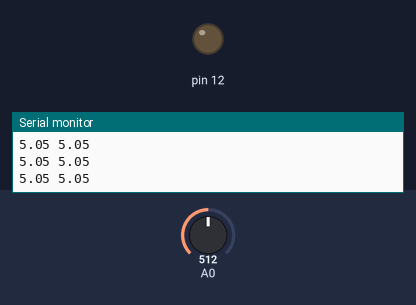
The sketch below on a simulated Arduino Uno, built with avr-gcc and run on an emulated ATmega328P. Parts: output pins drawn as LEDs (lit = HIGH), the last lines printed to the serial monitor. Dashed ring = blinking. The inputs (shaded band) are chosen by the test bench; at power-on: A0 = 512.

Above: at 1.2 s.
1.3 s: A0 set to 716
At 1.83 s:
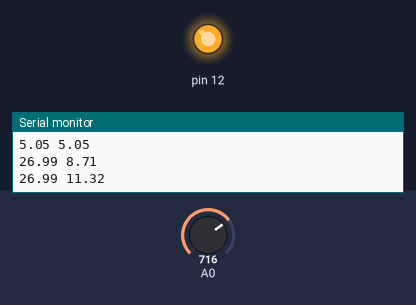
4.3 s: A0 set to 511
At 4.57 s:
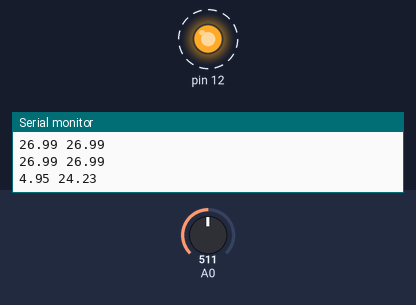
5.9 s: A0 set to 1023
At 8.6 s:
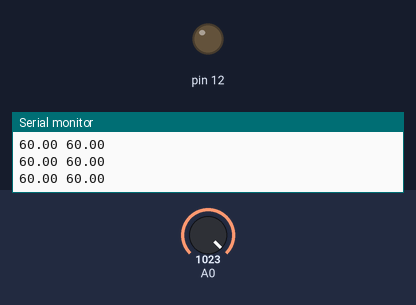
8.9 s: A0 set to 917
11.9 s: A0 set to 890
At 13.5 s:
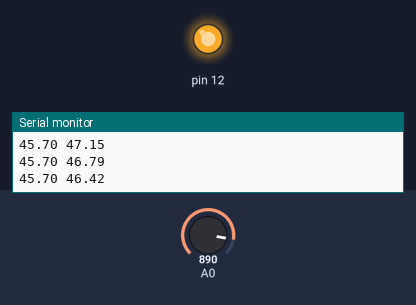
14.9 s: A0 set to 306
At 16.0 s:
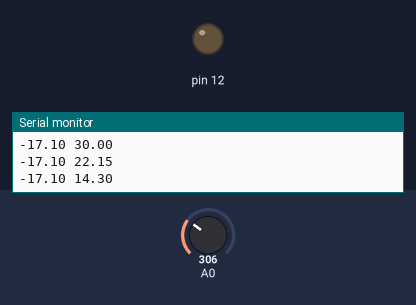
Timing chart, 0 to 17.9 s (numbered marks = the images above; inputs shaded):
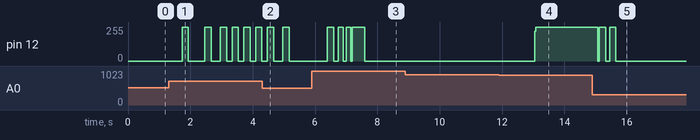

The sketch:

cricket.ino
```cpp
// Name(s): Seunghan Bae

/*
 *  mV = 10t + 500
 *  analog = (1023/1100)mV
 *  =>
 *  mV = (1100/1023)analog
 *  t = (mV - 500)/10 = 0.1mV - 50
 *  =>
 *  t = (110/1023)analog - 50
 */

 /*
  * t = 10 + (n_60 - 40)/7
  * => n_60 = 7t - 30
  * => sec per chirp = 60/(7t - 30)
  * => millis per chirp = 60000/(7t - 30)
  */

const unsigned long deltaPeriod = 250;
unsigned long deltaTime = 0;
unsigned long blinkTime = 0;

#define FILTER_COUNTS 8
float temperatures[FILTER_COUNTS];
int count = 0;

void setup() {
  Serial.begin(9600);
  analogReference(INTERNAL);
  pinMode(12, OUTPUT);
}

void loop() {
  unsigned long now = millis();
  if (now - deltaTime >= deltaPeriod) {
    readTemp();
    Serial.print(temperatures[(count-1) % FILTER_COUNTS]);
    Serial.print(" ");
    Serial.println(getAvgTemp());

    deltaTime += deltaPeriod;
  }
  blinkLight(12);
}

void readTemp() {
  int reading = analogRead(0);
  float temperature = (reading * 110.0 / 1023) - 50;
  temperatures[count % FILTER_COUNTS] = temperature;
  count += 1;
}

float getAvgTemp() {
  float tempSum = 0;
  for (int i = 0; i < FILTER_COUNTS; i++) {
    tempSum += temperatures[i];
  }

  if (count < FILTER_COUNTS) {
    return tempSum / count;
  } else {
    return tempSum / FILTER_COUNTS;
  }
}

void blinkLight(int n) {
  unsigned long blinkPeriod = (60000 / ((7 * getAvgTemp()) - 30));
  int BLINK_DURATION = 200;
  unsigned long now = millis();

  if (digitalRead(n)) {
    if ((now - blinkTime) >= BLINK_DURATION) {
      digitalWrite(n, LOW);
      blinkTime += BLINK_DURATION;
    }
  } else {
    if ((now - blinkTime) >= blinkPeriod - BLINK_DURATION) {
      digitalWrite(n, HIGH);
      blinkTime += blinkPeriod - BLINK_DURATION;
    }
  }
}
```

Measured:
- the behaviour switches between 904 and 903 on A0 (found by bisection; images 3 and 4)
- after the input at 1.3 s, pin 12: goes 255/255 0.20 s, 0/255 0.53 s, 255/255 0.20 s, 0/255 0.30 s, 3 × (255/255 0.20 s, 0/255 0.18 s), 255/255 0.20 s, then 0/255, starting after 0.44 s
- after the input at 4.3 s, pin 12: 0/255 → 255/255 after 0.67 s, → 0/255 0.20 s later
- after the input at 5.9 s, pin 12: goes 255/255 0.20 s, 0/255 0.15 s, 255/255 0.15 s, 0/255 0.10 s, 255/255 0.59 s, then 0/255, starting after 0.50 s
- after the input at 11.9 s, pin 12: 0/255 → 255/255 after 1.1 s
- after the input at 14.9 s, pin 12: 255/255 → 0/255 after 0.42 s, → 255/255 0.13 s later, → 0/255 0.20 s later
